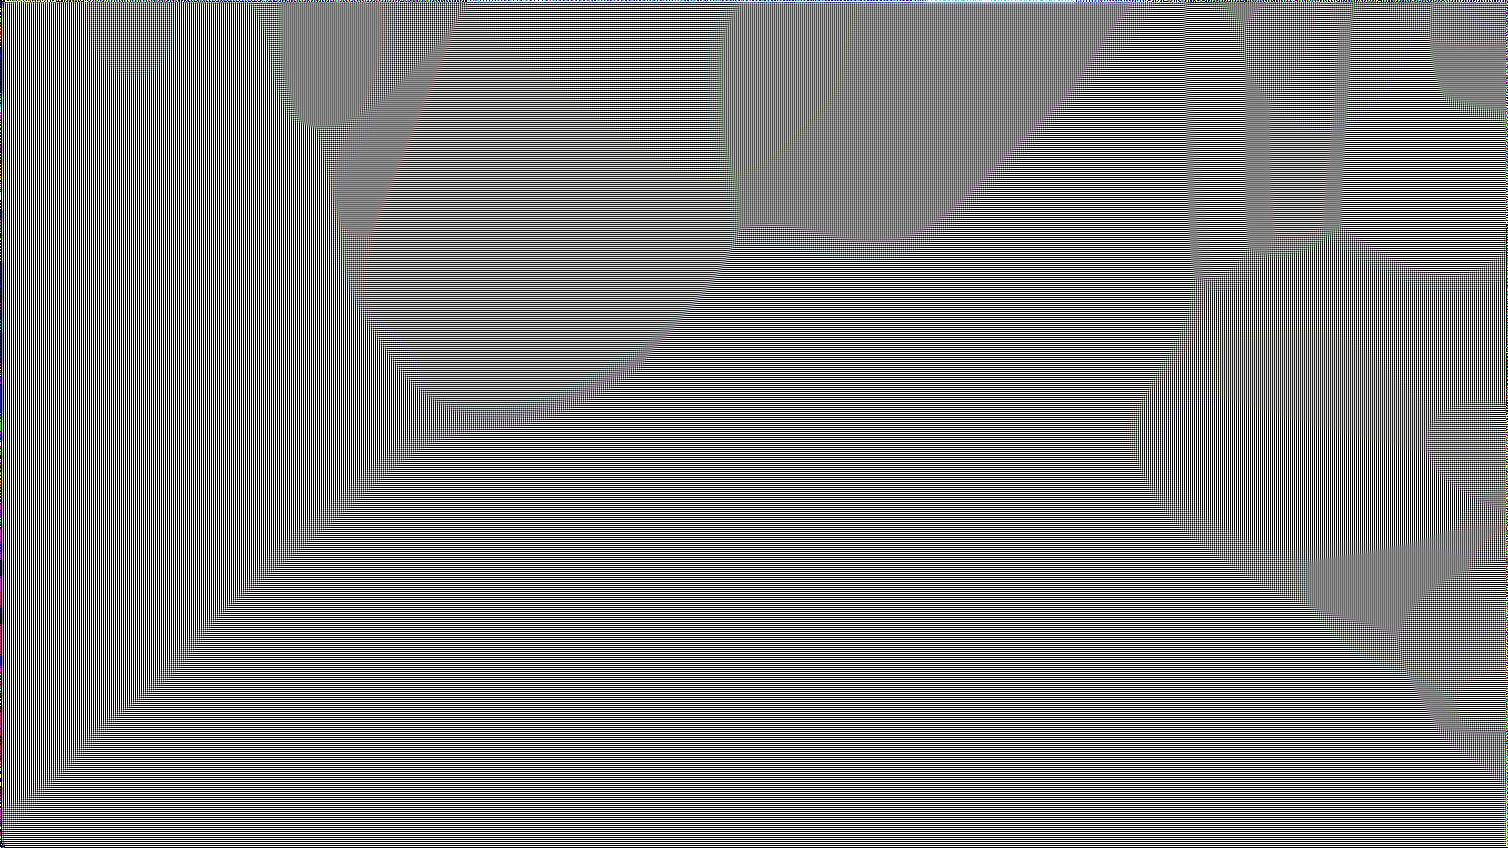

This figure's Python source:
from PIL import Image, ImageFilter

# Load the original image
img = Image.open('original.jpg')

# Apply blur and sharpen repeatedly for 1000 iterations
for i in range(1000):
    # Apply blur
    if (i + 1) % 100 == 0:
        print(f"Iteration {i+1}/1000: Applying blur and sharpen")
    img = img.filter(ImageFilter.BLUR)
    # Apply sharpen (using UnsharpMask for sharpening effect)
    img = img.filter(ImageFilter.UnsharpMask(radius=1, percent=150, threshold=3))

# Save the resulting image
img.save('turing_pattern.jpg')

print("Turing pattern generation complete. Saved as 'turing_pattern.jpg'")
